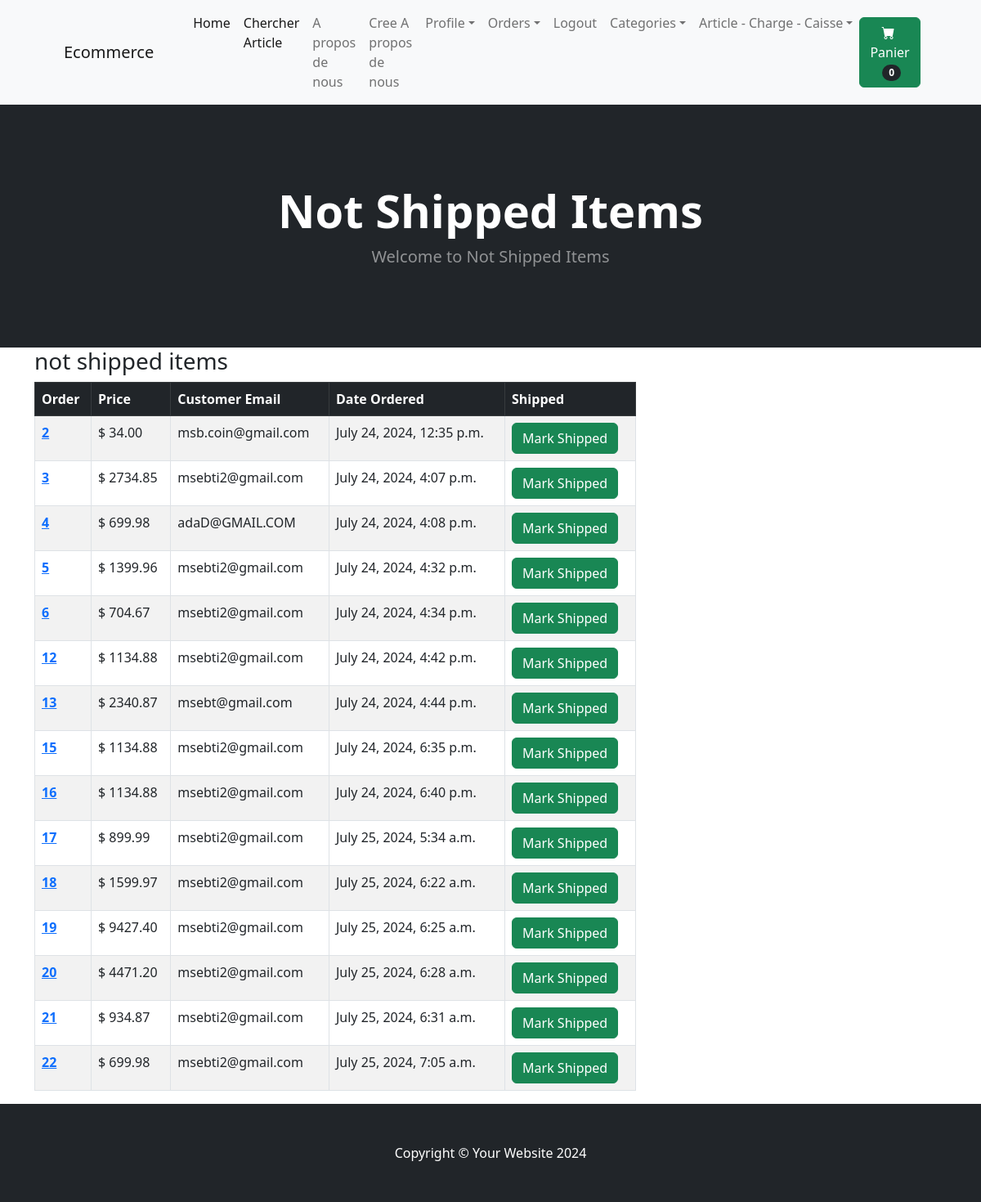
/payment/not_shipped_dash (signed in), run on an earlier commit of the app's database.
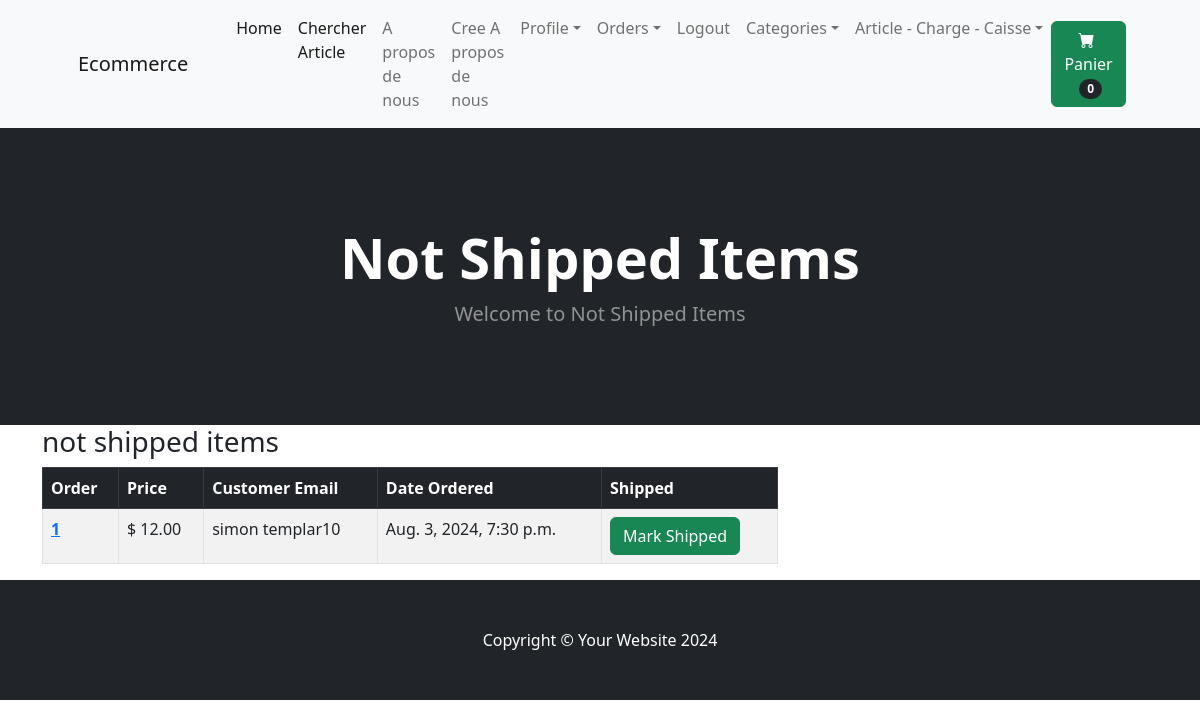
And on a later commit of the database.
### payment_app/models.py (models this page shows, shortened)
class Order(models.Model):
    user = models.ForeignKey(User, on_delete=models.CASCADE, null=True, blank=True)
    full_name = models.CharField(max_length=255, null=True, blank=True)
    email = models.EmailField(max_length=255, null=True, blank=True)
    shipping_address = models.TextField(max_length=15000, null=True, blank=True)
    amount_paid = models.DecimalField(max_digits=10,decimal_places=2, null=True, blank=True)
    date_ordered = models.DateTimeField(auto_now_add=True)
    shipped=models.BooleanField(default=False, null=True, blank=True)
    date_shipped=models.DateTimeField(null=True, blank=True)

### payment_app/views.py (the view, shortened to what this page needs)
# urls.py: path('not_shipped_dash', views.not_shipped_dash, name='not_shipped_dash'),
def not_shipped_dash(request):
    if request.user.is_authenticated and request.user.is_superuser:
        orders= Order.objects.filter(shipped=False)
        return render(request, "payment_app/not_shipped_dash.html", {"orders":orders})
    else:
        messages.success(request, "Access Denied.....")
        return redirect('home')

### cart_app/cart.py (called while the page is built)
    def __len__(self):
        return len(self.cart)

### cart_app/context_processors.py (called while the page is built)
def cart(request):
    context={'cart':Cart(request)}
    return context

### payment_app/templates/payment_app/not_shipped_dash.html (shortened to what this page needs)
{% extends 'store_app/base.html' %}
{% block content %}
 <header class="bg-dark py-5">
    <div class="container px-4 px-lg-5 my-5">
        <div class="text-center text-white">
            <h1 class="display-4 fw-bolder">Not Shipped Items</h1>
            <p class="lead fw-normal text-white-50 mb-0">Welcome to Not Shipped Items</p>
        </div>
    </div>
</header>
<div class="container">
    <div class="row">
        <div class="col-8">
            <h3>not shipped items</h3>
            <table class="table table-striped table-hover table-bordered">
                <thead class="table-dark">
                  <tr>
                    <th scope="col">Order</th>
                    <th scope="col">Price</th>
                    <th scope="col">Customer Email</th>
                    <th scope="col">Date Ordered</th>
                    <th scope="col">Shipped</th>
                  </tr>
                </thead>
                <tbody>
                    {% for item in orders %}
                  <tr>
                    <th scope="row"><a href="{% url 'orders' item.id %}">{{ item.id }}</a></th>
                    <td>$ {{ item.amount_paid }}</td>
                    <td>{{ item.email }}</td>
                    <td>{{ item.date_ordered }}</td>
                    <td>
                    <form action="" method="post">
                    <button type="submit" class="btn btn-success">Mark  Shipped</button>
                    </form>
                    </td>
                  </tr>
                  {% endfor %}
                </tbody>
              </table>
        </div>
    </div>
</div>
{% endblock %}

What changed in the data, as far as the page shows it:
removed Order: id "2", amount_paid "34.00", email "msb.coin@gmail.com", date_ordered "July 24, 2024, 12:35 p.m."
removed Order: id "3", amount_paid "2734.85", email "msebti2@gmail.com", date_ordered "July 24, 2024, 4:07 p.m."
removed Order: id "4", amount_paid "699.98", email "adaD@GMAIL.COM", date_ordered "July 24, 2024, 4:08 p.m."
removed Order: id "5", amount_paid "1399.96", email "msebti2@gmail.com", date_ordered "July 24, 2024, 4:32 p.m."
removed Order: id "6", amount_paid "704.67", email "msebti2@gmail.com", date_ordered "July 24, 2024, 4:34 p.m."
removed Order: id "12", amount_paid "1134.88", email "msebti2@gmail.com", date_ordered "July 24, 2024, 4:42 p.m."
removed Order: id "13", amount_paid "2340.87", email "msebt@gmail.com", date_ordered "July 24, 2024, 4:44 p.m."
removed Order: id "15", amount_paid "1134.88", email "msebti2@gmail.com", date_ordered "July 24, 2024, 6:35 p.m."
removed Order: id "16", amount_paid "1134.88", email "msebti2@gmail.com", date_ordered "July 24, 2024, 6:40 p.m."
removed Order: id "17", amount_paid "899.99", email "msebti2@gmail.com", date_ordered "July 25, 2024, 5:34 a.m."
removed Order: id "18", amount_paid "1599.97", email "msebti2@gmail.com", date_ordered "July 25, 2024, 6:22 a.m."
removed Order: id "19", amount_paid "9427.40", email "msebti2@gmail.com", date_ordered "July 25, 2024, 6:25 a.m."
removed Order: id "20", amount_paid "4471.20", email "msebti2@gmail.com", date_ordered "July 25, 2024, 6:28 a.m."
removed Order: id "21", amount_paid "934.87", email "msebti2@gmail.com", date_ordered "July 25, 2024, 6:31 a.m."
removed Order: id "22", amount_paid "699.98", email "msebti2@gmail.com", date_ordered "July 25, 2024, 7:05 a.m."
now on this page (row edited): Order: id "1", amount_paid "12.00", email "simon templar10", date_ordered "Aug. 3, 2024, 7:30 p.m."
